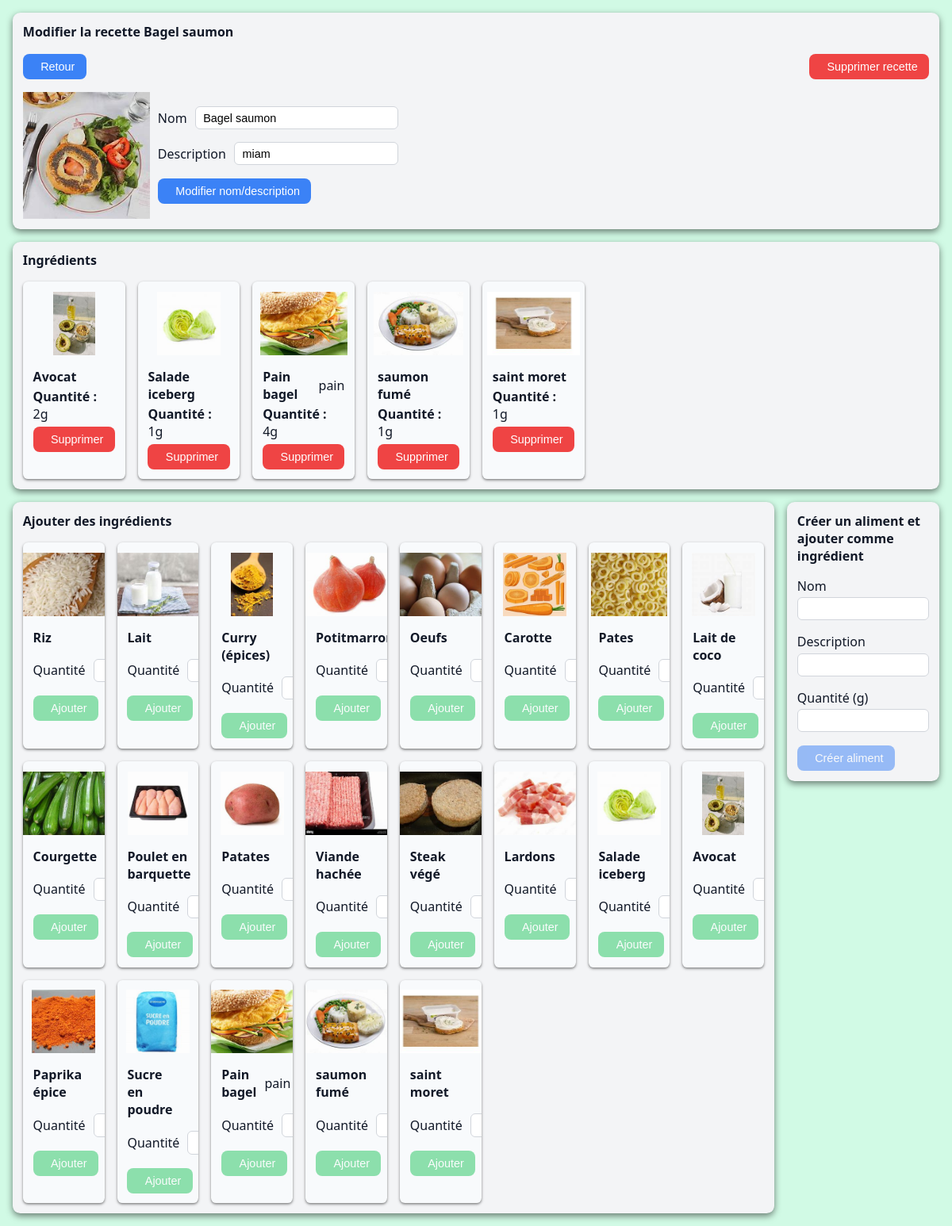
Before: /manage_ci/6 with the older database file.
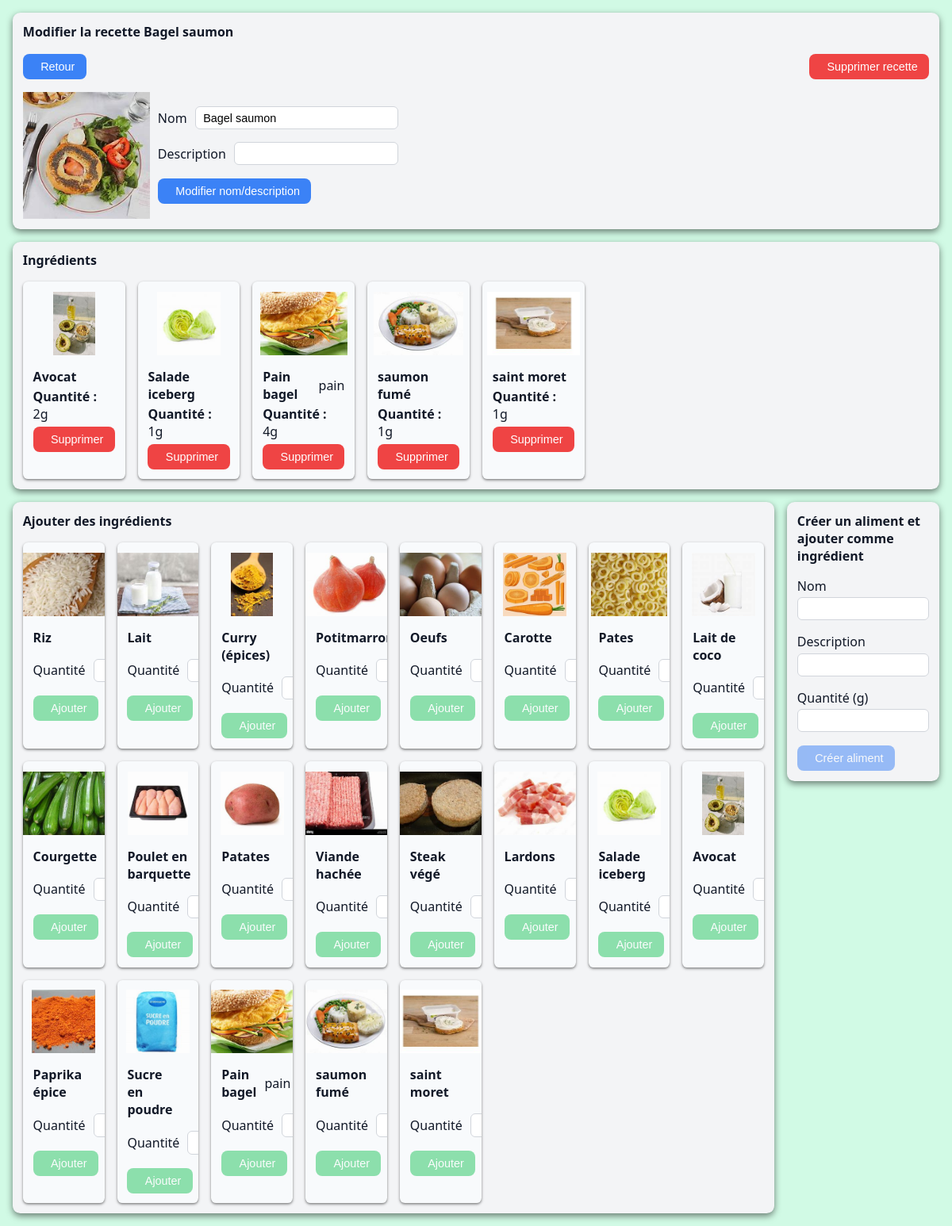
After: the same page with the newer database file.
### app/models/models.py (models this page shows, shortened)
class Ci(db.Model):
    __tablename__ = "cis"
    id = db.Column(db.Integer, primary_key=True)  # auto-incrément
    name = db.Column(db.String(100), nullable=False)
    description = db.Column(db.Text, default="")
    requirements = db.relationship(
        "Requirement",
        backref="ci",
        cascade="all, delete-orphan"
    )

class Requirement(db.Model):
    __tablename__ = "requirements"
    id = db.Column(db.Integer, primary_key=True)  # auto-incrément
    name = db.Column(db.String(100), nullable=False)
    quantity = db.Column(db.Integer, nullable=False)
    description = db.Column(db.Text, default="")
    proposition_id = db.Column(db.Integer, nullable=False)
    ci_id = db.Column(db.Integer, db.ForeignKey("cis.id"), nullable=True)

class Proposition(db.Model):
    __tablename__ = "propositions"
    id = db.Column(db.Integer, primary_key=True)  # auto-incrément
    name = db.Column(db.String(100), nullable=False)
    description = db.Column(db.Text, default="")

### app/portfolio.py (the view)
@app.route('/manage_ci/<int:ci_id>')
def manage_ci(ci_id):
    ci = db.session.get(Ci, ci_id)
    propositions = db.session.query(Proposition).all()
    return render_template('cis/manage_ci.html',
                           ci=ci,
                           requirements=ci.requirements,
                           propositions=propositions,
                           is_from_ci=True,
                           is_created=False)

### app/templates/cis/manage_ci.html (shortened to what this page needs)
<!DOCTYPE html>
<html lang="en">
<head>
  <link rel="stylesheet" href="{{ url_for('static', filename='css/main.css') }}">
  <link rel="stylesheet" href="https://unpkg.com/primeicons/primeicons.css">
</head>
<body>
    <div class="pad">
      <div class="card vertical-list">
          {% if is_created %}
          <strong><span>Créer une nouvelle recette</span></strong>
          <form action="{{ url_for('delete_ci') }}" method="POST">
              <input type="hidden" name="ci_id" value="{{ ci.id }}">
              <button class="danger" type="submit">
                  <i class="pi pi-trash"></i> Annuler
              </button>
          </form>
          {% else %}
          <strong><span>Modifier la recette {{ci.name}}</span></strong>
          <div class="space">
              <form action="{{ url_for('index') }}">
                  <button class="primary" type="submit">
                       Retour
                  </button>
              </form>
              <form action="{{ url_for('delete_ci') }}" method="POST">
                  <button class="danger" type="submit">
                       Supprimer recette
                  </button>
              </form>
          </div>
          {% endif %}
        <div class="row">
            <img class="manage-ci-img" src="{{ url_for('static', filename='images/cis/'+ci.id|string+'.png') }}"
                 alt="Image" onerror="this.onerror=null; this.src='{{ url_for('static', filename='images/cis/ci_default.png') }}';">
            <form class="vertical-list" action="{{ url_for('define_created_ci') }}" method="POST">
                <div class="row">
                    <label for="name">Nom</label>
                    <input id="name" name="name" value="{{ ci.name }}">
                </div>
                <div class="row">
                    <label for="description">Description</label>
                    <input id="description" name="description" value="{{ ci.description }}">
                </div>
                <div class="min-size">
                    <button
                            class="{% if is_created %}
                            success
                            {% else %}
                            primary
                            {% endif %}"
                            type="submit">
                        {% if is_created %}
                        Créer la recette
                        {% else %}
                        Modifier nom/description
                        {% endif %}
                    </button>
                </div>
            </form>
        </div>
      </div>
    </div>
    {% if is_created %}
    {% else %}
    <div class="pad">
        {% include "requirements/requirements_display.html" %}
    </div>
    <div class="vertical-grid-big-left">
        {% include "requirements/add_requirements_display.html" %}
        {% include "propositions/create_proposition.html" %}
    </div>
    {% endif %}
</body>
</html>

### app/templates/requirements/requirements_display.html (shortened to what this page needs)
 <div class="vertical-list card">
   <strong> <span>Ingrédients</span> </strong>
   <div class="vertical-grid-8">
      {% for req in requirements %}
        <div class="vertical-list card2">
          <div class="min-size center">
            <img class="req-img" src="{{ url_for('static', filename='images/requirements/'+req.proposition_id|string+'.png') }}"
                 alt="Image" onerror="this.onerror=null; this.src='{{ url_for('static', filename='images/cis/ci_default.png') }}';">
          </div>
          <div class="vertical-list mini-gap">
            <div class="row">
              <span><strong>{{ req.name}}</strong> </span>
              <span>{{ req.description }}</span>
            </div>
            {% if is_from_ci %}
            <span><strong>Quantité :</strong> {{ req.quantity }}g</span>
            <form action="{{ url_for('remove_requirement_from_ci') }}" method="POST">
              <button class="danger" type="submit" > Supprimer
              </button>
            </form>
            {% else %}
            <form action="{{ url_for('delete_proposition') }}" method="POST">
              <input type="hidden" name="req_id" value="{{ req.id }}">
              <button class="danger" type="submit" > <i class="pi pi-trash"></i>Supprimer
              </button>
            </form>
            {% endif %}
          </div>
        </div>
      {% endfor %}
   </div>
  </div>

### app/templates/requirements/add_requirements_display.html (shortened to what this page needs)
<div class="vertical-list card">
  <strong> <span>Ajouter des ingrédients</span> </strong>
  <div class="vertical-grid-8">
    {% for prop in propositions %}
      <div class="vertical-list card2">
        <div class="min-size center">
          <img class="req-img" src="{{ url_for('static', filename='images/requirements/'+prop.id|string+'.png') }}"
               alt="Image" onerror="this.onerror=null; this.src='{{ url_for('static', filename='images/cis/ci_default.png') }}';">
        </div>
        <div class="vertical-list ">
          <div class="row">
          <span><strong>{{ prop.name}}</strong> </span>
          <span>{{ prop.description }}</span>
          </div>
          <form class="vertical-list" action="{{ url_for('add_requirement_to_ci') }}" method="POST">
            <div class="row">
              <label for="quantity-{{ loop.index }}">Quantité</label>
              <div class="min-size">
                <input class="qty-input min-size" type="number" id="quantity-{{ loop.index }}" name="quantity" value="">
              </div>
            </div>
            <div class="min-size">
              <button class="success btn-add" type="submit" disabled>
                 Ajouter
              </button>
            </div>
          </form>
        </div>
      </div>
    {% endfor %}
  </div>
</div>

### app/templates/propositions/create_proposition.html (shortened to what this page needs)
<div class="min-size">
<form class="vertical-list card"
      action="{{ url_for('create_proposition_and_add_requirement_to_ci') if is_from_ci else url_for('create_proposition') }}"
      method="POST">
    {% if is_from_ci %}
    <span><strong>Créer un aliment et ajouter comme ingrédient</strong></span>
    {% else %}
    <span><strong>Créer un aliment</strong></span>
    {% endif %}
    <div class="vertical-list mini-gap">
        <label for="name">Nom</label>
        <input type="text" id="name" name="name" value="">
    </div>
    <div class="vertical-list mini-gap">
        <label for="description">Description</label>
        <input id="description" name="description" value="">
    </div>
    {% if is_from_ci %}
    <div class="vertical-list mini-gap">
        <label for="quantity">Quantité (g)</label>
        <input type="number" id="quantity" name="quantity" value="">
    </div>
    {% endif %}
    <div class="min-size">
        <button class="primary" type="submit" disabled>
            Créer aliment
        </button>
    </div>
</form>
</div>

### app/static/css/buttons.css (style rules this page uses)
button { display: inline-flex; align-items: center; gap: 0.5rem; padding: 0.5rem 0.9rem; border-radius: 8px; border: none; font-size: 0.9rem; font-weight: 500; cursor: pointer; background: #e5e7eb; color: #374151; transition: background-color 0.2s ease, transform 0.1s ease; }
button.primary { background: #3b82f6; color: white; }
button.danger { background: #ef4444; color: white; }
button.success { background: #22c55e; color: white; }
button:disabled { opacity: 0.5; cursor: not-allowed; }

### app/static/css/inputs.css (style rules this page uses)
input { width: 100%; max-width: 20rem; box-sizing: border-box; padding: 0.35rem 0.6rem; border-radius: 6px; border: 1px solid #d1d5db; font-size: 0.9rem; outline: none; transition: border-color 0.2s ease, box-shadow 0.2s ease; }

### app/static/css/style.css (style rules this page uses)
body { background-color: #d1fae5; color: #111827; margin: 0; font-family: system-ui, sans-serif; }
.pad { padding: 1rem; padding-bottom: 0rem; }
.vertical-grid-big-left { display: grid; grid-template-columns: 10fr 2fr; gap: 1rem; padding: 1rem; }
.vertical-grid-8 { display: grid; grid-template-columns: 1fr 1fr 1fr 1fr 1fr 1fr 1fr 1fr; gap: 1rem; }
.row { display: flex; gap: 10px; align-items: center; }
.vertical-list { margin: 0; padding: 0; display: flex; flex-direction: column; gap: 1rem; }
.mini-gap { gap: 0.2rem; }
.req-img { width: auto; height: 5rem; }
.manage-ci-img { width: auto; height: 10rem; }
.space { display: flex; justify-content: space-between; align-items: center; }
.center { display: flex; justify-content: center; }

### app/static/css/cards.css (style rules this page uses)
.card { background-color: #f3f4f6; padding: 0.8rem; border-radius: 0.6rem; box-shadow: 0 0.2rem 0.5rem rgb(0 0 0 / 50%); overflow: hidden; }
.card2 { background-color: #f8fafc; padding: 0.8rem; border-radius: 0.4rem; box-shadow: 0 0.1rem 0.2rem rgb(0 0 0 / 50%); overflow: hidden; }

Changed rows visible on the page:
changed Ci "Bagel saumon": description "miam" → (not shown)
